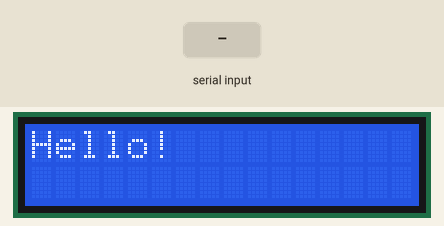
This sketch was run on a simulated Arduino Uno, built with avr-gcc and run on an emulated ATmega328P. On the bench: 16×2 character LCD. Inputs (shaded band) come from the test bench.

Above: at 0.1 s.
2.3 s: "$GPRMC\n" received over the second serial link
At 3.5 s:
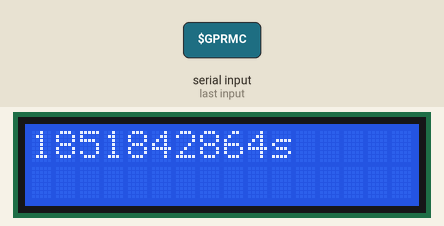
Timing chart, 0 to 5.3 s (numbered marks = the images above; inputs shaded):
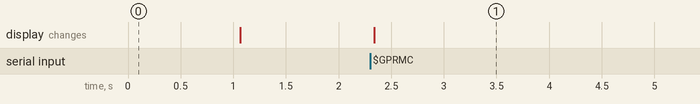

Measured:
- after the input at 2.3 s, the display: changes at once (image 1)

The sketch:

to_35_birthday.ino
```cpp
// 35歳の誕生日の12:00までの秒をLCDに表示するプログラム。
// 構造体で受信データを整理して格納
// 2040年以降はUTC年の関係で、うまく働かないかも
// 現在時刻を表示する関数も一応作ってある。
// unsigned long 最大値約42億

// 改良できる点:構造体のupdateを毎回行うのではなくて、10秒は自前のタイマーを利用する。
// 改良できる点:LCDの表示も、毎回clearするのではなくて、必要な箇所だけ変える。

#include<SoftwareSerial.h>
#include<LiquidCrystal.h>
#define RS_PIN 10
#define RW_PIN 9
#define E_PIN 8
#define DB4_PIN 7
#define DB5_PIN 6
#define DB6_PIN 5
#define DB7_PIN 4

SoftwareSerial GPS(14,15);  // RX,TX
LiquidCrystal lcd(RS_PIN, RW_PIN, E_PIN, DB4_PIN, DB5_PIN, DB6_PIN, DB7_PIN);

// gpsで取得した各情報の構造体
// yearについては、いつか使用が変わるかも?  (年は19「97」-20「40」)
struct gps_info{
  char N_or_S;  // north or south
  float lat;  // latitude  [度]([分]は変える。)
  char E_or_W;  // East or West
  float lon;  // longitude  [度]([分]は変える。)
  boolean valid;  // valid(1) or invalid(0)
  int year;
  int month;
  int day;
  int hour;
  int minute;
  int second;
  int number_of_satellites;  //  使用衛星数
  float geoid;  // [m]
  float v;  // [km/hour]
};

void initialize_gps_info(struct gps_info *c){
  c->N_or_S = 'N';
  c->lat = 0.0;
  c->E_or_W='E';
  c->lon=0.0;
  c->valid=0;  // invalid
  c->year=0;
  c->month=0;
  c->day=0;
  c->hour=0;
  c->minute=0;
  c->second=0;
  c->number_of_satellites=0;
  c->geoid=0.0;  // [m]
  c->v=0.0;  // [km/hour]
}

// 受け取ったメッセージによるgps_infoの構造体の更新(時刻は日本の標準時に変える。)
// year は +2000している。
void update_gps_info(struct gps_info *c,char input[]){
  // メッセージの開始記号$で始まっていなかったら終了
  if (input[0]!= '$'){
    return;
  }
  String message = input;
  // GPRMCの時
  int loc = message.indexOf("$GPRMC");
  if (loc >= 0){
    // loc = 0にする
    message = message.substring(loc,message.length());
    c->hour = (message.substring(7,9).toInt()+9)%24;
    c->minute = message.substring(9,11).toInt();
    c->second = message.substring(11,13).toInt();
    //緯度・経度が取得できているかどうか
    if (message[loc+17]!='A') {
      c->valid = 0;
    }
    else{
      c->valid = 1;
      c->N_or_S = message[30];
      c->lat = message.substring(19,21).toInt() + message.substring(21,29).toFloat()/60;
      c->E_or_W = message[44];
      c->lon = message.substring(32,35).toInt() + message.substring(35,43).toFloat()/60;
      int last = message.length()-1; //ヌル文字を除いた文字列の長さ
      c->year = message.substring(last-9,last-7).toInt() + 2000;
      c->month = message.substring(last-11,last-9).toInt();
      c->day = message.substring(last-13,last-11).toInt();
      // UTC日付から日本の日付に変える message.substring(7,9).toInt()+9 > 23なら日付繰り上がり。
      if (message.substring(7,9).toInt()+9 > 23 ){
        change_days(c);
      }
    }
    return;
  }

  // GPGGAの時
  loc = message.indexOf("$GPGGA");
  if (loc >= 0) {
    // 位置補足ができているとき
    if (c->valid == 1){
      c->number_of_satellites = message.substring(loc+46,loc+48).toInt();
      c->geoid = message.substring(loc+54,loc+58).toFloat();
    }
    return;
  }

  // GPVTGの時
  loc = message.indexOf("$GPVTG");
  if (loc >= 0) {
    // 位置補足ができているとき
    if (c->valid == 1){
      int loc2 = message.indexOf('K');
      c->v = message.substring(loc2-6,loc2-1).toFloat();
    }
  }
}

// UTC日付の繰り上げ yearは下2桁に注意 2000 + 下2桁(year)で計算することとする。
// 2040年以降はうまく働かないかも？
void change_days(struct gps_info *c){
  // day
  int day_limit = 0;
  if (c->month==2){
    // leap year
    if ( ( c->year % 4 == 0 && c->year % 100!=0 ) || c->year % 400 == 0) {
      day_limit = 29;
    }
    // not leap year
    else{
      day_limit = 28;
    }
  }
  else if (c->month==4 || c->month==6 || c->month==9 || c->month==11) {
    day_limit = 30;
  }
  else{
    day_limit = 31;
  }
  if (c->day == day_limit){
    c->day = 1;
    c->month += 1;
    }
  else{
    c->day += 1;
  }

  //month&year
  if (c->month == 13){
    c->month = 1;
    c->year += 1;
  }
}

//　gps_infoがうまくできているかの確認用
void kakunin_gps_info(struct gps_info *c){
  Serial.println("------------------------------");
  Serial.println(c->N_or_S);
  Serial.println(c->lat);
  Serial.println(c->E_or_W);
  Serial.println(c->lon);
  Serial.println(c->valid);
  Serial.println(c->year);
  Serial.println(c->month);
  Serial.println(c->day);
  Serial.println(c->hour);
  Serial.println(c->minute);
  Serial.println(c->second);
  Serial.println(c->number_of_satellites);
  Serial.println(c->geoid);
  Serial.println(c->v);
}

/*
// 現在時刻を表示する関数
void print_now(struct gps_info *c){
  String sentence = "";
  if(c->hour < 10){
    sentence.concat('0');
  }
  sentence += String(c->hour) + ':';
  if (c->minute < 10) {
    sentence.concat('0');
  }
  sentence += String(c->minute) + ':';
  if (c->second < 10) {
    sentence.concat('0');
  }
  sentence += String(c->second);
  lcd.clear();
  lcd.print(sentence);
}
*/

int month_day[13] = {0,0,31,59,90,120,151,181,212,243,273,304,334}; // month_day[i] = 1月1日からi月1日までの日数
// 目標年日時までの残り秒数を表示する関数
void print_when(struct gps_info *c,int month_day[],int year,int month,int day,int hour,int minute,int second){
  // 現在の日づけの00:00:00から現時刻までの秒数x
  unsigned long  x = (c->hour)*3600 + (c->minute)*60 + c->second;
  // 目標時点の日づけの00:00:00から目標時刻までの秒数y
  unsigned long y = hour*3600 + minute*60 + second;
  // 現在の日づけの00:00:00から目標時点の日づけの00:00:00までの秒数z
  // まず、何日分day_totalを計算
  // 現在の年の1/1から現在日までの日数day_x
  int day_x = month_day[c->month] + c->day - 1 ;
  // 目標時点の年の1/1から目標日までの日数day_y
  int day_y = month_day[month] + day -1;
  // 現在の年の1/1から目標時点の年の1/1までの日数day_z
  int day_z = (year - c->year) * 365;
  // うるう日の加算
  for(int i=c->year;i<year;i++){
    if ( ( i % 4 == 0 && i % 100!=0 ) || i % 400 == 0) {
      day_z ++;
    }
  }
  int day_total = day_z - day_x + day_y;
  if(day_total < 0){
    lcd.clear();
    lcd.print("Time over...");
    return;
  }
  else if(day_total == 0){
    if(x-y >= 0){
      lcd.clear();
      lcd.print("Time over...");
    }
  }
  else{
    unsigned long z = day_total * 86400;
    // 目的の秒数 remain_second
    unsigned long remain_second = z - x + y;
    String sentence = String(remain_second);
    sentence += 's';
    lcd.clear();
    lcd.print(sentence);
  }
}

struct gps_info gps_info,*gps_info_p = &gps_info;
unsigned long tm = 0;  // LCDの表示間隔を1秒にするための変数。おそらくオーバーフローしてもうまく動き続けるかも。
unsigned long tm_old = 0;  // 上と合わせて使う。

void setup() {
  Serial.begin(9600);
  while(!Serial){
    ;
  }
  GPS.begin(9600);
  initialize_gps_info(gps_info_p);
  lcd.begin(16, 2);
  lcd.clear();
  lcd.print("Hello!");
  delay(1000);
  lcd.clear();
}

void loop() {
  char gps_message[128]; // gpsから受け取るNMEA形式のデータ1メッセージ（ヌル文字含めて128文字以下）
  int i=0;
  // NMEAの1つのメッセージは改行で終わる。そのため、改行が来たら、もしくは128文字目であれば、メッセージ受け取り完了とする。
  do {
    if (GPS.available()){
      // gps_messageのi番目に1byteつまりASCIIの1文字を格納する。
      gps_message[i] = GPS.read();
      i++;
    }
    if (i > 127) {
      break;
    }
  }while(gps_message[i-1] != '\n');
  gps_message[i-1] = '\0';
  update_gps_info(gps_info_p,gps_message);
  // kakunin_gps_info(gps_info_p);
  tm = millis();
  if(tm_old + 1000 < tm){
    tm_old = tm;
    print_when(gps_info_p,month_day,2032,6,6,12,0,0);
  }

}
```
